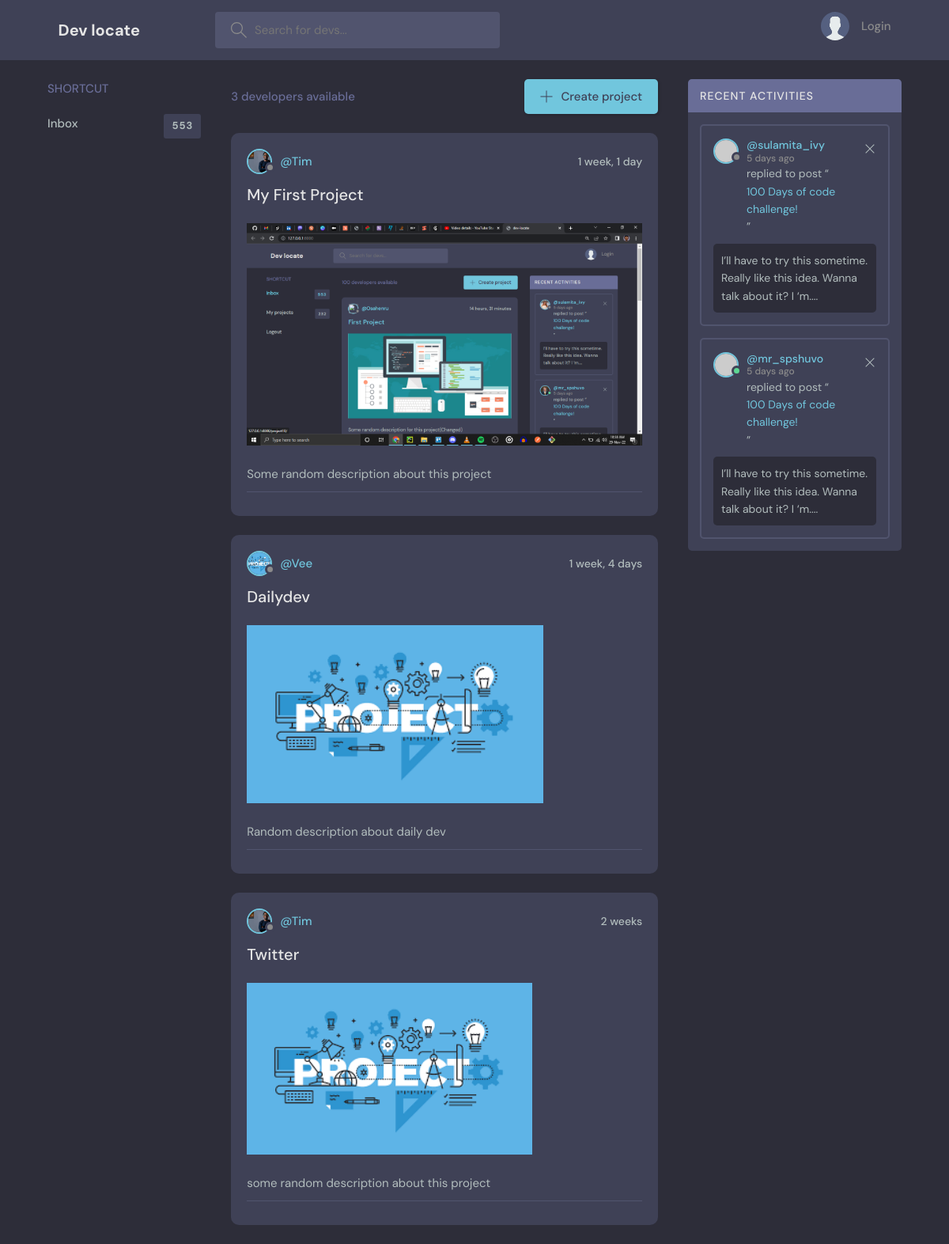
The page / on the database its author committed.
### projects/models.py (models this page shows, shortened)
class Project(models.Model):
    engineer = models.ForeignKey(Engineer, on_delete=models.CASCADE)
    name = models.CharField(max_length=100)
    tech_used = models.CharField(max_length=200)
    updated = models.DateTimeField(auto_now=True)
    created = models.DateTimeField(auto_now_add=True)
    image = models.ImageField(default="project.png")
    description = models.TextField(null=True, blank=True)
    repo_url = models.URLField(null=True, blank=True)
    live_url = models.URLField(null=True, blank=True)
    make_public = models.BooleanField(default=False)
    @property
    def image_url(self):
        try:
            url = self.image.url
        except:
            url = ""
        return url
    class Meta:
        ordering = ["-created"]

### accounts/models.py (models this page shows, shortened)
class Engineer(AbstractUser):
    username = models.CharField(max_length=200, null=True)
    email = models.EmailField(unique=True, null=True)
    bio = models.TextField()
    avatar = models.ImageField(default="profile.png")
    country = models.CharField(max_length=200)
    years_of_experience = models.PositiveIntegerField(null=True, blank=True)
    tech_stack = models.CharField(null=True, blank=True, max_length=300)
    USERNAME_FIELD = "email"
    REQUIRED_FIELDS = ["username"]

### projects/views.py (the view)
# urls.py: path("", AllProjects.as_view(), name="all_projects"),
class AllProjects(ListView):
    model = Project
    context_object_name = "projects"
    template_name = "../templates/index.html"
    def get_context_data(self, **kwargs):
        context = super(AllProjects, self).get_context_data()
        context["projects"] = Project.objects.filter(make_public=True)
        context["engineer_count"] = Engineer.objects.all().count()
        q = self.request.GET.get("q") or ""
        if q:
            context["projects"] = context["projects"].filter(
                Q(engineer__country__icontains=q)
                | Q(engineer__username__icontains=q)
                | Q(engineer__tech_stack__icontains=q)
            )
        return context
    def get_queryset(self):
        return Project.objects.filter(make_public=True)

### templates/index.html (shortened to what this page needs)
{% extends 'base.html' %}
{% load static %}
{% block content %}
<main class="layout layout--3">
  <div class="container">
    <div class="topics">
      <div class="topics__header">
        <h2>Shortcut</h2>
      </div>
      <ul class="topics__list">
        <li>
          <a href="/">Inbox <span>553</span></a>
        </li>
      </ul>
    </div>
    <div class="roomList">
      <div class="roomList__header">
        <div>
          <p>{{engineer_count}} developers available</p>
        </div>
        <a class="btn btn--main" href="{% url 'create_project' %}">
          <svg version="1.1" xmlns="http://www.w3.org/2000/svg" width="32" height="32" viewBox="0 0 32 32">
            <title>add</title>
            <path
                    d="M16.943 0.943h-1.885v14.115h-14.115v1.885h14.115v14.115h1.885v-14.115h14.115v-1.885h-14.115v-14.115z"
            ></path>
          </svg>
          Create project
        </a>
      </div>
      {% for project in projects %}
      <div class="roomListRoom">
        <div class="roomListRoom__header">
          <a href="{% url 'profile' project.engineer.id %}" class="roomListRoom__author">
            <div class="avatar avatar--small">
              <img src="{{project.engineer.avatar.url}}" />
            </div>
            <span>@{{project.engineer.username|title}}</span>
          </a>
          <div class="roomListRoom__actions">
            <span>{{project.created|timesince}}</span>
          </div>
        </div>
        <div class="roomListRoom__content">
          <a href="{% url 'detail_project' project.id %}">
            {{project.name|title}}
            <img src="{{project.image_url}}" style="margin-top: 20px;">
          </a>
          <p>
            {{project.description}}
          </p>
        </div>
        <div class="roomListRoom__meta">
        </div>
      </div>
      {% endfor %}
    </div>
    <div class="activities">
      <div class="activities__header">
        <h2>Recent Activities</h2>
      </div>
      <div class="activities__box">
        <div class="activities__boxHeader roomListRoom__header">
          <a href="profile.html" class="roomListRoom__author">
            <div class="avatar avatar--small">
              <img src="https://randomuser.me/api/portraits/women/11.jpg" />
            </div>
            <p>
              @sulamita_ivy
              <span>5 days ago</span>
            </p>
          </a>
          <div class="roomListRoom__actions">
            <a href="#">
              <svg version="1.1" xmlns="http://www.w3.org/2000/svg" width="32" height="32" viewBox="0 0 32 32">
                <title>remove</title>
                <path
                        d="M27.314 6.019l-1.333-1.333-9.98 9.981-9.981-9.981-1.333 1.333 9.981 9.981-9.981 9.98 1.333 1.333 9.981-9.98 9.98 9.98 1.333-1.333-9.98-9.98 9.98-9.981z"
                ></path>
              </svg>
            </a>
          </div>
        </div>
        <div class="activities__boxContent">
          <p>replied to post “<a href="room.html">100 Days of code challenge!</a>”</p>
          <div class="activities__boxRoomContent">
            I’ll have to try this sometime. Really like this idea. Wanna talk about it? I ‘m....
          </div>
        </div>
      </div>
      <div class="activities__box">
        <div class="activities__boxHeader roomListRoom__header">
          <a href="profile.html" class="roomListRoom__author">
            <div class="avatar avatar--small active">
              <img src="https://randomuser.me/api/portraits/men/13.jpg" />
            </div>
            <p>
              @mr_spshuvo
              <span>5 days ago</span>
            </p>
          </a>
          <div class="roomListRoom__actions">
            <a href="#">
              <svg version="1.1" xmlns="http://www.w3.org/2000/svg" width="32" height="32" viewBox="0 0 32 32">
                <title>remove</title>
                <path
                        d="M27.314 6.019l-1.333-1.333-9.98 9.981-9.981-9.981-1.333 1.333 9.981 9.981-9.981 9.98 1.333 1.333 9.981-9.98 9.98 9.98 1.333-1.333-9.98-9.98 9.98-9.981z"
                ></path>
              </svg>
            </a>
          </div>
        </div>
        <div class="activities__boxContent">
          <p>replied to post “<a href="room.html">100 Days of code challenge!</a>”</p>
          <div class="activities__boxRoomContent">
            I’ll have to try this sometime. Really like this idea. Wanna talk about it? I ‘m....
          </div>
        </div>
      </div>
    </div>
  </div>
</main>
{% endblock %}

### rows shown on the page
Project: engineer.avatar (picture), engineer.username "Tim", created "1 week, 1 day", name "My First Project", image_url (picture), description "Some random description about this project"
Project: engineer.avatar (picture), engineer.username "Vee", created "1 week, 4 days", name "Dailydev", image_url (picture), description "Random description about daily dev"
Project: engineer.avatar (picture), engineer.username "Tim", created "2 weeks", name "Twitter", image_url (picture), description "some random description about this project"

### other values the page prints
{{ engineer_count }} "3"
